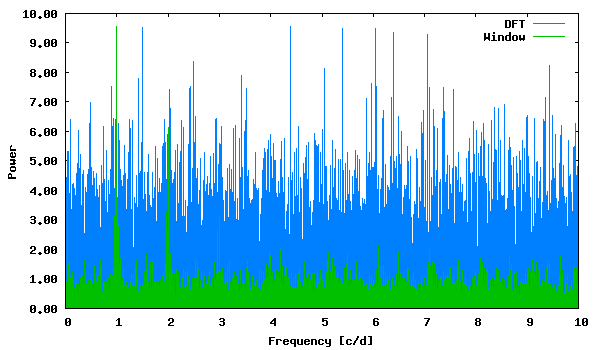

Write the gnuplot code that produced this figure.
set term png size 600,350 medium
set colors classic
set output "deeming.png"
set xlabel "Frequency [c/d]"
set ylabel "Power"
set format y "%5.2f"
plot "deeming.periodogram" using 1:2 with lines linecolor 3 title "DFT", "deeming.periodogram" using 1:3 with lines linecolor 2 title "Window"